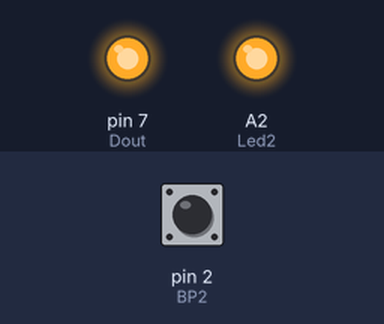
Recording of a sketch running on a simulated Arduino Uno, built with avr-gcc and run on an emulated ATmega328P. Parts: output pins drawn as LEDs (lit = HIGH). Dashed ring = blinking. The inputs (shaded band) are chosen by the test bench; at power-on: pin 2 (BP2) HIGH.

Above: at 0.75 s.
At 1.2 s:
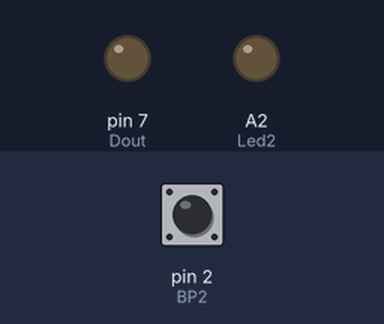
1.3 s: pin 2 (BP2) pulled LOW for 0.15 s
At 1.52 s:
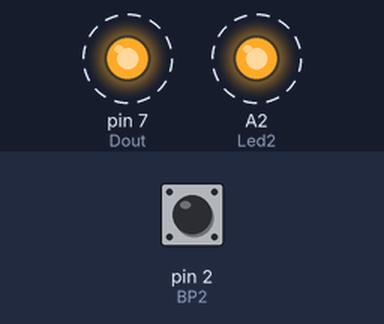
Timing chart, 0 to 10.3 s (numbered marks = the images above; inputs shaded):
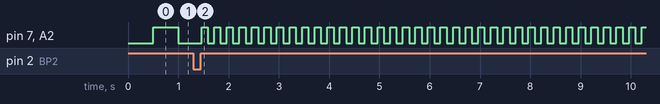

The sketch:

test_oscilo.ino
```cpp
#define Dout 7
#define Led2 A2
#define BP2 2


void setup() {
pinMode(Led2,OUTPUT);

pinMode(Dout,OUTPUT);
digitalWrite(Dout,0);
TCCR1A=0; //Timer en mode normal(sa bouge pas)
TCCR1B=3; //fosc divise par 1024
TIMSK1=1;  // Its a chaque debordement
TCNT1=34286;  //1ere valeur du cycle
sei();

attachInterrupt(digitalPinToInterrupt(BP2), chang, RISING);
pinMode(BP2, INPUT_PULLUP);
}


void loop() {

}

void chang()
{
  static bool dive;
  dive=!dive;
  if (dive) TCCR1B=4;
  else TCCR1B=3;
}


ISR(TIMER1_OVF_vect)
{
  static bool etatDout;
  TCNT1=34286;
  etatDout=!etatDout;
  digitalWrite(Dout,etatDout);
  digitalWrite(Led2,etatDout);
}
```

Measured:
- after the input at 1.3 s, pin 7 (Dout), A2 (Led2): alternates HIGH for 0.12 s and LOW for 0.12 s, starting after 0.16 s
